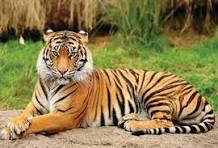
#> input picture Kaleidoscope/tiger.jpeg, 218 x 148 px
$ python kaleidoscope_grayscale_load.py
#> lines starting #> are read from the running program, lines starting #| are printed output that depends on the picture
import numpy as np
import matplotlib.pyplot as plt
import cv2

gray_image_loaded = cv2.imread("tiger.jpeg",cv2.IMREAD_GRAYSCALE)
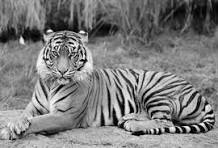
#> gray_image_loaded: shape (148, 218); min 0, max 255, mean 124.5

# [20 lines of commented-out code are left out]
q1 = gray_image_loaded
q2 = np.fliplr(q1)
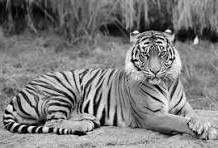
#> q2: shape (148, 218); min 0, max 255, mean 124.5
q3 = np.flipud(q1)
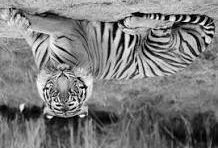
#> q3: shape (148, 218); min 0, max 255, mean 124.5
q4 = np.flipud(np.fliplr(q1))
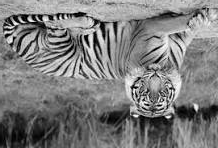
#> q4: shape (148, 218); min 0, max 255, mean 124.5

above_x = np.hstack([q1,q2])
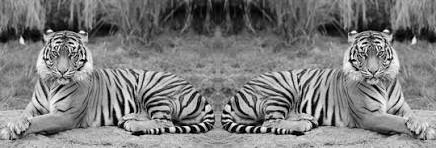
#> above_x: shape (148, 436); min 0, max 255, mean 124.5
below_x = np.hstack([q3,q4])
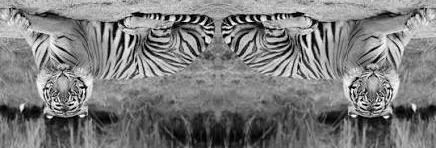
#> below_x: shape (148, 436); min 0, max 255, mean 124.5
kaleidoscope_output_image = np.vstack([above_x , below_x])
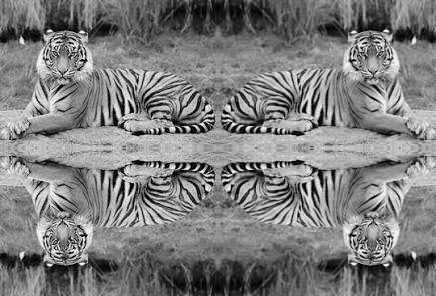
#> kaleidoscope_output_image: shape (296, 436); min 0, max 255, mean 124.5

fig,(original,output) = plt.subplots(1,2,figsize=(12,4))
original.imshow(gray_image_loaded,cmap="gray")
original.set_title("Original Grayscale Image",color='blue')

output.imshow(kaleidoscope_output_image,cmap="gray")
output.set_title("Output image of 4-way kaleidoscope effect",color='red')

plt.tight_layout()
original.axis('off')
output.axis('off')
plt.show()

$ run again, with Kaleidoscope/Kaleidoscope RGB Image loaded.png saved as Kaleidoscope/tiger.jpeg
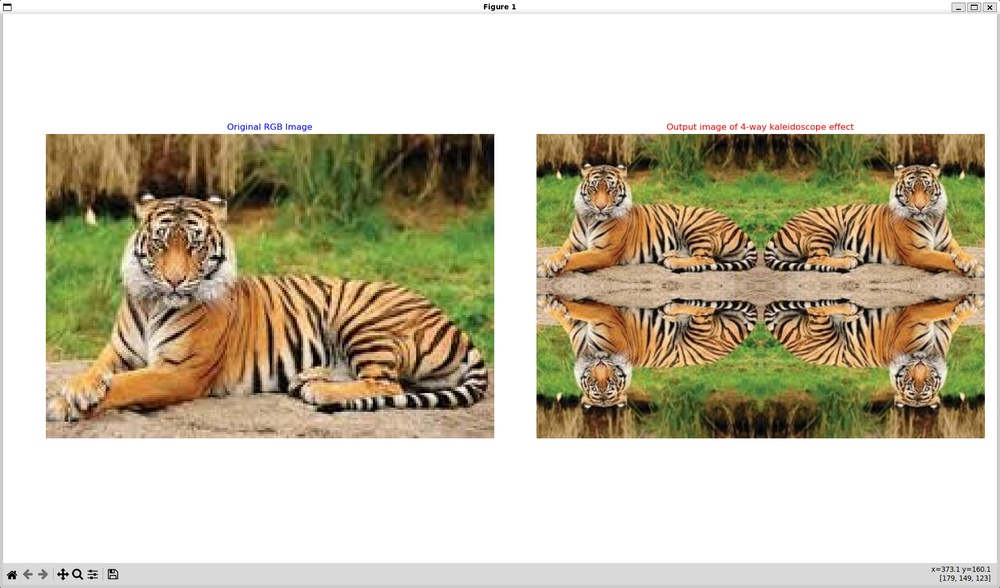
#> input picture Kaleidoscope/Kaleidoscope RGB Image loaded.png, 1000 x 588 px, shrunk from 1920 x 1128 before the run
#> `below_x = np.hstack([q3,q4])`:
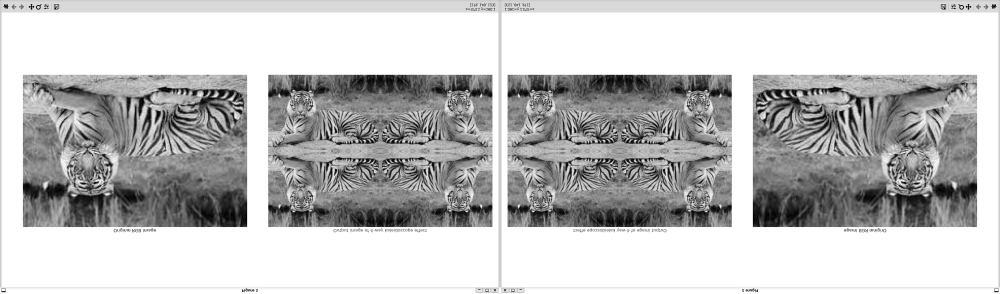
#> below_x: shape (588, 2000) (shown at 1/2 size); min 0, max 255, mean 191.7
#> `kaleidoscope_output_image = np.vstack([above_x , below_x])`:
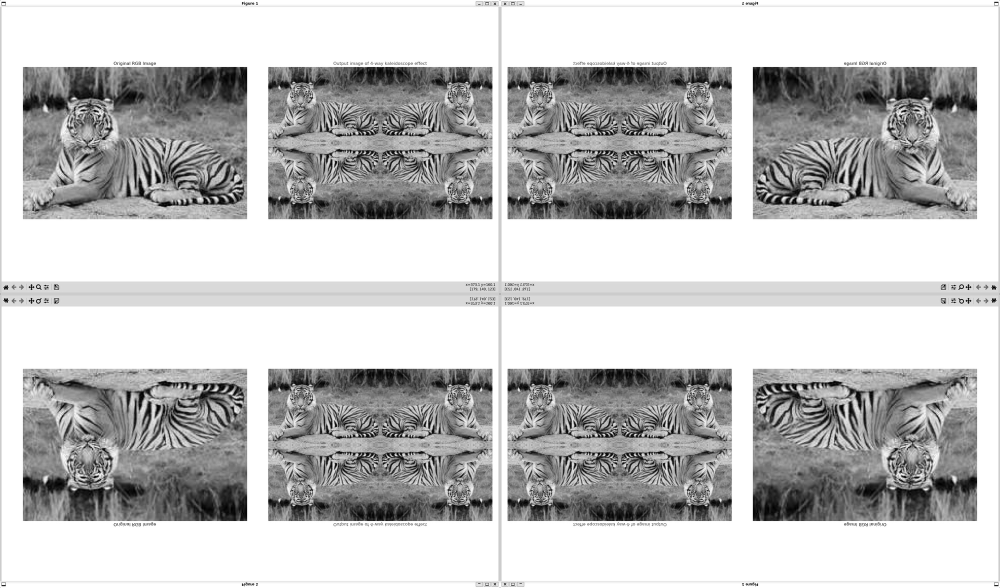
#> kaleidoscope_output_image: shape (1176, 2000) (shown at 1/2 size); min 0, max 255, mean 191.7

$ run again, with Kaleidoscope/Kaleidoscope RGB image randomly generated..png saved as Kaleidoscope/tiger.jpeg
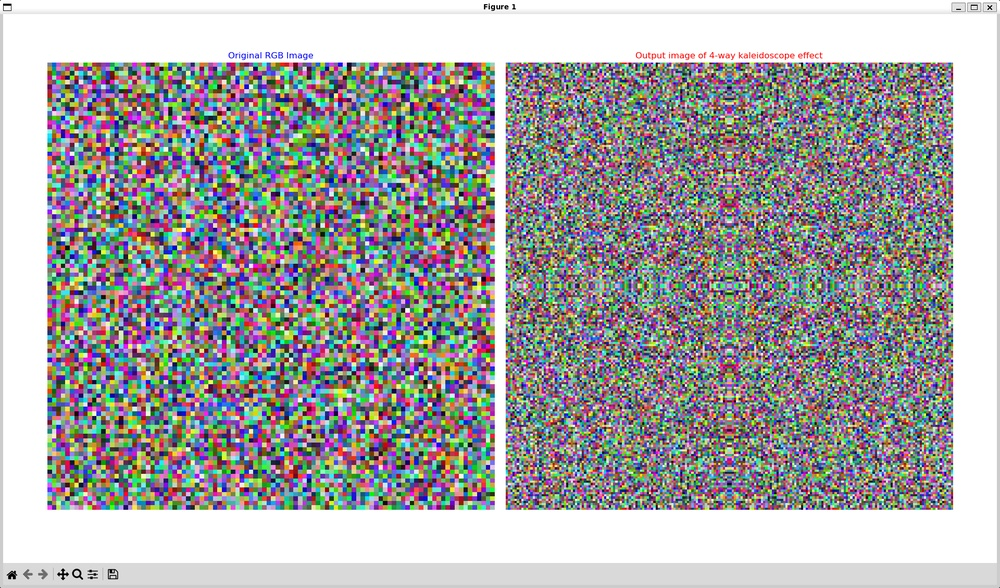
#> input picture Kaleidoscope/Kaleidoscope RGB image randomly generated..png, 1000 x 588 px, shrunk from 1920 x 1128 before the run
#> `below_x = np.hstack([q3,q4])`:
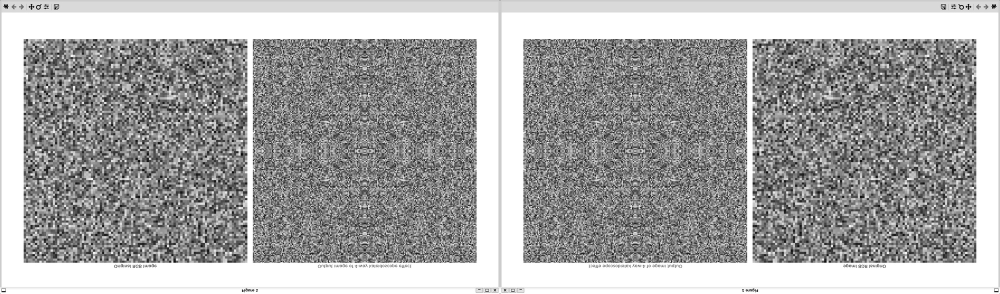
#> below_x: shape (588, 2000) (shown at 1/2 size); min 0, max 255, mean 165.6
#> `kaleidoscope_output_image = np.vstack([above_x , below_x])`:
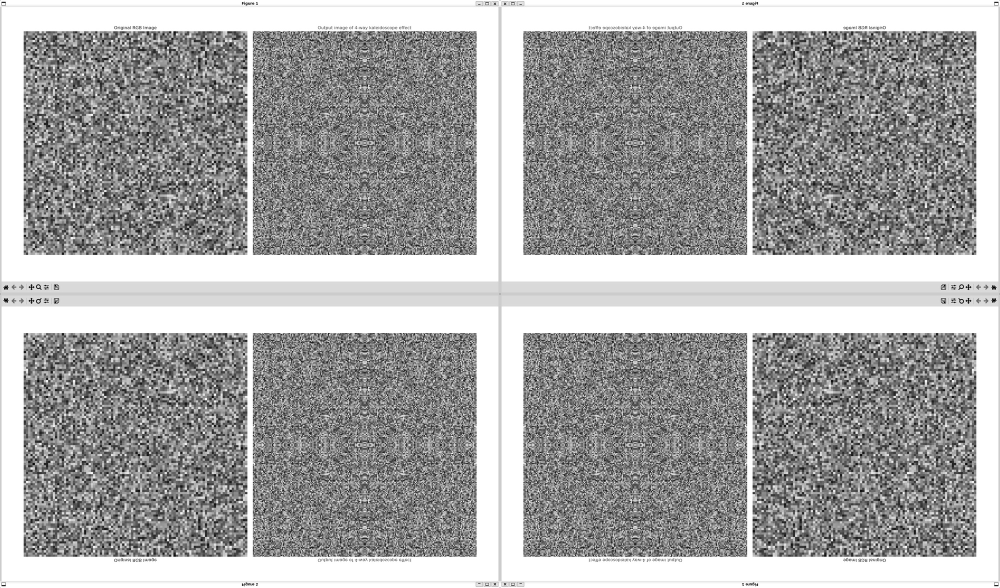
#> kaleidoscope_output_image: shape (1176, 2000) (shown at 1/2 size); min 0, max 255, mean 165.6
